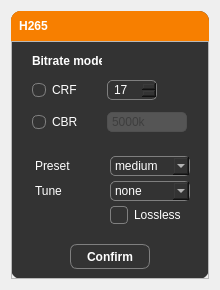
<?xml version="1.0" encoding="UTF-8"?>
<ui version="4.0">
 <class>Form</class>
 <widget class="QWidget" name="Form">
  <property name="geometry">
   <rect>
    <x>0</x>
    <y>0</y>
    <width>220</width>
    <height>290</height>
   </rect>
  </property>
  <property name="sizePolicy">
   <sizepolicy hsizetype="Minimum" vsizetype="Preferred">
    <horstretch>0</horstretch>
    <verstretch>0</verstretch>
   </sizepolicy>
  </property>
  <property name="minimumSize">
   <size>
    <width>220</width>
    <height>290</height>
   </size>
  </property>
  <property name="maximumSize">
   <size>
    <width>220</width>
    <height>290</height>
   </size>
  </property>
  <property name="windowTitle">
   <string>H265</string>
  </property>
  <property name="styleSheet">
   <string notr="true">QWidget {
	color: white;
	font-family: &quot;Segoe UI&quot;;
}</string>
  </property>
  <layout class="QVBoxLayout" name="verticalLayout">
   <item>
    <widget class="QFrame" name="base_frame">
     <property name="styleSheet">
      <string notr="true">QFrame#base_frame {
	background-color: #333333;
	border-radius: 10px;

}

QComboBox QAbstractItemView {
	color: black;
}

</string>
     </property>
     <property name="frameShape">
      <enum>QFrame::StyledPanel</enum>
     </property>
     <property name="frameShadow">
      <enum>QFrame::Raised</enum>
     </property>
     <layout class="QVBoxLayout" name="verticalLayout_2">
      <property name="spacing">
       <number>0</number>
      </property>
      <property name="leftMargin">
       <number>0</number>
      </property>
      <property name="topMargin">
       <number>0</number>
      </property>
      <property name="rightMargin">
       <number>0</number>
      </property>
      <property name="bottomMargin">
       <number>0</number>
      </property>
      <item>
       <widget class="QFrame" name="title_bar">
        <property name="enabled">
         <bool>true</bool>
        </property>
        <property name="sizePolicy">
         <sizepolicy hsizetype="Preferred" vsizetype="Preferred">
          <horstretch>0</horstretch>
          <verstretch>0</verstretch>
         </sizepolicy>
        </property>
        <property name="minimumSize">
         <size>
          <width>0</width>
          <height>30</height>
         </size>
        </property>
        <property name="maximumSize">
         <size>
          <width>16777215</width>
          <height>30</height>
         </size>
        </property>
        <property name="styleSheet">
         <string notr="true">QFrame {
	background-color: #f77f00;
	border-top-left-radius: 10px;
	border-top-right-radius: 10px;
	border-bottom-right-radius: 0px;
	border-bottom-left-radius: 0px;
}</string>
        </property>
        <property name="frameShape">
         <enum>QFrame::NoFrame</enum>
        </property>
        <property name="frameShadow">
         <enum>QFrame::Raised</enum>
        </property>
        <layout class="QHBoxLayout" name="horizontalLayout_3">
         <property name="spacing">
          <number>0</number>
         </property>
         <property name="leftMargin">
          <number>0</number>
         </property>
         <property name="topMargin">
          <number>0</number>
         </property>
         <property name="rightMargin">
          <number>0</number>
         </property>
         <item>
          <widget class="QLabel" name="title">
           <property name="minimumSize">
            <size>
             <width>45</width>
             <height>30</height>
            </size>
           </property>
           <property name="maximumSize">
            <size>
             <width>45</width>
             <height>30</height>
            </size>
           </property>
           <property name="styleSheet">
            <string notr="true">QLabel {
	color: white;
	font-family: &quot;Segoe UI&quot;;
	font-weight: bold;

}</string>
           </property>
           <property name="text">
            <string>H265</string>
           </property>
           <property name="alignment">
            <set>Qt::AlignCenter</set>
           </property>
          </widget>
         </item>
         <item>
          <spacer name="spacer_title_bar">
           <property name="orientation">
            <enum>Qt::Horizontal</enum>
           </property>
           <property name="sizeHint" stdset="0">
            <size>
             <width>677</width>
             <height>18</height>
            </size>
           </property>
          </spacer>
         </item>
        </layout>
       </widget>
      </item>
      <item alignment="Qt::AlignTop">
       <widget class="QFrame" name="main_frame">
        <property name="frameShape">
         <enum>QFrame::StyledPanel</enum>
        </property>
        <property name="frameShadow">
         <enum>QFrame::Raised</enum>
        </property>
        <layout class="QVBoxLayout" name="verticalLayout_3">
         <property name="spacing">
          <number>20</number>
         </property>
         <item alignment="Qt::AlignHCenter|Qt::AlignTop">
          <widget class="QFrame" name="bitrate_mode_frame">
           <property name="sizePolicy">
            <sizepolicy hsizetype="Minimum" vsizetype="Minimum">
             <horstretch>0</horstretch>
             <verstretch>0</verstretch>
            </sizepolicy>
           </property>
           <property name="minimumSize">
            <size>
             <width>170</width>
             <height>85</height>
            </size>
           </property>
           <property name="maximumSize">
            <size>
             <width>16777215</width>
             <height>85</height>
            </size>
           </property>
           <property name="frameShape">
            <enum>QFrame::NoFrame</enum>
           </property>
           <property name="frameShadow">
            <enum>QFrame::Raised</enum>
           </property>
           <layout class="QGridLayout" name="gridLayout">
            <property name="leftMargin">
             <number>10</number>
            </property>
            <property name="topMargin">
             <number>0</number>
            </property>
            <property name="rightMargin">
             <number>10</number>
            </property>
            <property name="bottomMargin">
             <number>0</number>
            </property>
            <property name="horizontalSpacing">
             <number>5</number>
            </property>
            <property name="verticalSpacing">
             <number>10</number>
            </property>
            <item row="3" column="0">
             <widget class="QRadioButton" name="crf_radio">
              <property name="maximumSize">
               <size>
                <width>50</width>
                <height>20</height>
               </size>
              </property>
              <property name="styleSheet">
               <string notr="true">QRadioButton::indicator {
	background-color: #333333;
	border-radius: 6px;
	border: 1px solid #7f7f7f;
	width: 12px;
	height: 12px;
}

QRadioButton::indicator:hover {
	border: 1px solid #f77f00;
}

QRadioButton::indicator:pressed {
	border: 1px solid #f77f00;
	background-color: #222222;
}

QRadioButton::indicator:checked {
	image: url(:/icons/icons/check_white_18dp.svg)
}
</string>
              </property>
              <property name="text">
               <string>CRF</string>
              </property>
              <property name="checked">
               <bool>true</bool>
              </property>
             </widget>
            </item>
            <item row="3" column="1">
             <widget class="QSpinBox" name="crf_spinbox">
              <property name="sizePolicy">
               <sizepolicy hsizetype="Minimum" vsizetype="Fixed">
                <horstretch>0</horstretch>
                <verstretch>0</verstretch>
               </sizepolicy>
              </property>
              <property name="minimumSize">
               <size>
                <width>0</width>
                <height>20</height>
               </size>
              </property>
              <property name="maximumSize">
               <size>
                <width>50</width>
                <height>20</height>
               </size>
              </property>
              <property name="styleSheet">
               <string notr="true">QSpinBox {
	background-color: #333333;
	color: white;
	border: 1px solid #7f7f7f;
	border-radius: 5px;
	padding: 2px;
	padding-left: 4px;

}

QSpinBox:hover {
	border: 1px solid #f77f00;
}

QSpinBox:focus {
	border: 1px solid #f77f00;
}

QSpinBox:disabled {
	background-color: #555555;
	color: #262626;
	border-color: rgb(80, 80, 80);
}

</string>
              </property>
              <property name="maximum">
               <number>51</number>
              </property>
              <property name="value">
               <number>17</number>
              </property>
             </widget>
            </item>
            <item row="2" column="0">
             <widget class="QLabel" name="bitrate_title">
              <property name="sizePolicy">
               <sizepolicy hsizetype="Preferred" vsizetype="Fixed">
                <horstretch>0</horstretch>
                <verstretch>0</verstretch>
               </sizepolicy>
              </property>
              <property name="minimumSize">
               <size>
                <width>70</width>
                <height>15</height>
               </size>
              </property>
              <property name="maximumSize">
               <size>
                <width>70</width>
                <height>15</height>
               </size>
              </property>
              <property name="styleSheet">
               <string notr="true">QLabel {
	font-weight: bold

}</string>
              </property>
              <property name="text">
               <string>Bitrate mode</string>
              </property>
             </widget>
            </item>
            <item row="4" column="1">
             <widget class="QLineEdit" name="cbr_input">
              <property name="enabled">
               <bool>false</bool>
              </property>
              <property name="minimumSize">
               <size>
                <width>80</width>
                <height>20</height>
               </size>
              </property>
              <property name="maximumSize">
               <size>
                <width>80</width>
                <height>20</height>
               </size>
              </property>
              <property name="styleSheet">
               <string notr="true">QLineEdit {
	background-color: #333333;
	color: white;
	border: 1px solid #7f7f7f;
	border-radius: 5px;
	padding: 2px;

}

QLineEdit:hover {
	border: 1px solid #f77f00;
}

QLineEdit:focus {
	border: 1px solid #f77f00;
}

QLineEdit:disabled {
	background-color: #555555;
	color: #262626;
	border-color: rgb(80, 80, 80);

}

</string>
              </property>
              <property name="placeholderText">
               <string>5000k</string>
              </property>
             </widget>
            </item>
            <item row="4" column="0">
             <widget class="QRadioButton" name="cbr_radio">
              <property name="maximumSize">
               <size>
                <width>50</width>
                <height>20</height>
               </size>
              </property>
              <property name="styleSheet">
               <string notr="true">QRadioButton::indicator {
	background-color: #333333;
	border-radius: 6px;
	border: 1px solid #7f7f7f;
	width: 12px;
	height: 12px;
}

QRadioButton::indicator:hover {
	border: 1px solid #f77f00;
}

QRadioButton::indicator:pressed {
	border: 1px solid #f77f00;
	background-color: #222222;
}

QRadioButton::indicator:checked {
	image: url(:/icons/icons/check_white_18dp.svg)
}
</string>
              </property>
              <property name="text">
               <string>CBR</string>
              </property>
             </widget>
            </item>
           </layout>
          </widget>
         </item>
         <item alignment="Qt::AlignHCenter|Qt::AlignTop">
          <widget class="QFrame" name="other_frame">
           <property name="minimumSize">
            <size>
             <width>170</width>
             <height>0</height>
            </size>
           </property>
           <property name="maximumSize">
            <size>
             <width>170</width>
             <height>16777215</height>
            </size>
           </property>
           <property name="frameShape">
            <enum>QFrame::NoFrame</enum>
           </property>
           <property name="frameShadow">
            <enum>QFrame::Raised</enum>
           </property>
           <layout class="QGridLayout" name="gridLayout_2">
            <property name="leftMargin">
             <number>10</number>
            </property>
            <property name="topMargin">
             <number>0</number>
            </property>
            <property name="rightMargin">
             <number>10</number>
            </property>
            <property name="bottomMargin">
             <number>0</number>
            </property>
            <property name="spacing">
             <number>5</number>
            </property>
            <item row="0" column="1">
             <widget class="QComboBox" name="preset_combo">
              <property name="minimumSize">
               <size>
                <width>80</width>
                <height>20</height>
               </size>
              </property>
              <property name="maximumSize">
               <size>
                <width>80</width>
                <height>20</height>
               </size>
              </property>
              <property name="styleSheet">
               <string notr="true">QComboBox {
	background-color: #333333;
	color: white;
	border: 1px solid #7f7f7f;
	border-radius: 5px;
	padding: 2px;
	padding-left: 4px;

}

QComboBox:hover {
	border: 1px solid #f77f00;
}

QComboBox:focus {
	border: 1px solid #f77f00;
}

QComboBox::drop-down {
	background: none;
	outline: none;
}</string>
              </property>
              <property name="currentIndex">
               <number>5</number>
              </property>
              <item>
               <property name="text">
                <string>ultrafast</string>
               </property>
              </item>
              <item>
               <property name="text">
                <string>superfast</string>
               </property>
              </item>
              <item>
               <property name="text">
                <string>veryfast</string>
               </property>
              </item>
              <item>
               <property name="text">
                <string>faster</string>
               </property>
              </item>
              <item>
               <property name="text">
                <string>fast</string>
               </property>
              </item>
              <item>
               <property name="text">
                <string>medium</string>
               </property>
              </item>
              <item>
               <property name="text">
                <string>slow</string>
               </property>
              </item>
              <item>
               <property name="text">
                <string>slower</string>
               </property>
              </item>
              <item>
               <property name="text">
                <string>veryslow</string>
               </property>
              </item>
              <item>
               <property name="text">
                <string>placebo</string>
               </property>
              </item>
             </widget>
            </item>
            <item row="0" column="0">
             <widget class="QLabel" name="preset_label">
              <property name="sizePolicy">
               <sizepolicy hsizetype="Preferred" vsizetype="Fixed">
                <horstretch>0</horstretch>
                <verstretch>0</verstretch>
               </sizepolicy>
              </property>
              <property name="minimumSize">
               <size>
                <width>70</width>
                <height>20</height>
               </size>
              </property>
              <property name="maximumSize">
               <size>
                <width>50</width>
                <height>20</height>
               </size>
              </property>
              <property name="text">
               <string>Preset</string>
              </property>
             </widget>
            </item>
            <item row="1" column="0">
             <widget class="QLabel" name="tune_label">
              <property name="sizePolicy">
               <sizepolicy hsizetype="Preferred" vsizetype="Fixed">
                <horstretch>0</horstretch>
                <verstretch>0</verstretch>
               </sizepolicy>
              </property>
              <property name="minimumSize">
               <size>
                <width>70</width>
                <height>0</height>
               </size>
              </property>
              <property name="maximumSize">
               <size>
                <width>50</width>
                <height>20</height>
               </size>
              </property>
              <property name="text">
               <string>Tune</string>
              </property>
             </widget>
            </item>
            <item row="1" column="1">
             <widget class="QComboBox" name="tune_combo">
              <property name="minimumSize">
               <size>
                <width>80</width>
                <height>20</height>
               </size>
              </property>
              <property name="maximumSize">
               <size>
                <width>80</width>
                <height>20</height>
               </size>
              </property>
              <property name="styleSheet">
               <string notr="true">QComboBox {
	background-color: #333333;
	color: white;
	border: 1px solid #7f7f7f;
	border-radius: 5px;
	padding: 2px;
	padding-left: 4px;

}

QComboBox:hover {
	border: 1px solid #f77f00;
}

QComboBox:focus {
	border: 1px solid #f77f00;
}

QComboBox::drop-down {
	background: none;
	outline: none;
}</string>
              </property>
              <item>
               <property name="text">
                <string>none</string>
               </property>
              </item>
              <item>
               <property name="text">
                <string>psnr</string>
               </property>
              </item>
              <item>
               <property name="text">
                <string>ssim</string>
               </property>
              </item>
              <item>
               <property name="text">
                <string>grain</string>
               </property>
              </item>
              <item>
               <property name="text">
                <string>zerolatency</string>
               </property>
              </item>
              <item>
               <property name="text">
                <string>fastdecode</string>
               </property>
              </item>
             </widget>
            </item>
            <item row="2" column="1">
             <widget class="QCheckBox" name="lossless_chk">
              <property name="styleSheet">
               <string notr="true">QCheckBox {
	color: white;
}

QCheckBox::indicator {
	background-color: #333333;
	border-radius: 4px;
	border: 1px solid #7f7f7f;
	width: 16px;
	height: 16px;
}

QCheckBox::indicator:hover {
	border: 1px solid #f77f00;
}

QCheckBox::indicator:pressed {
	border: 1px solid #f77f00;
	background-color: #222222;
}

QCheckBox::indicator:checked {
	image: url(:/icons/icons/check_white_18dp.svg)
}
</string>
              </property>
              <property name="text">
               <string>Lossless</string>
              </property>
             </widget>
            </item>
           </layout>
          </widget>
         </item>
         <item alignment="Qt::AlignHCenter">
          <widget class="QPushButton" name="confirm_btn">
           <property name="sizePolicy">
            <sizepolicy hsizetype="Fixed" vsizetype="Fixed">
             <horstretch>0</horstretch>
             <verstretch>0</verstretch>
            </sizepolicy>
           </property>
           <property name="minimumSize">
            <size>
             <width>80</width>
             <height>25</height>
            </size>
           </property>
           <property name="maximumSize">
            <size>
             <width>90</width>
             <height>25</height>
            </size>
           </property>
           <property name="styleSheet">
            <string notr="true">QPushButton {
	color: white;
	background-color: none;
	border-radius: 7px;
	border: 1px solid #7f7f7f;
	padding: 0px;
	font-weight: bold;
}

QPushButton:hover {
	border: 1px solid rgb(33, 213, 93);
}

QPushButton:pressed {
	background-color: rgb(33, 213, 93);
}



</string>
           </property>
           <property name="text">
            <string>Confirm</string>
           </property>
           <property name="icon">
            <iconset resource="../resources/resources.qrc">
             <normaloff>:/icons/icons/check_white_18dp.svg</normaloff>:/icons/icons/check_white_18dp.svg</iconset>
           </property>
          </widget>
         </item>
        </layout>
       </widget>
      </item>
     </layout>
    </widget>
   </item>
  </layout>
 </widget>
 <resources>
  <include location="../resources/resources.qrc"/>
 </resources>
 <connections>
  <connection>
   <sender>crf_radio</sender>
   <signal>toggled(bool)</signal>
   <receiver>crf_spinbox</receiver>
   <slot>setEnabled(bool)</slot>
   <hints>
    <hint type="sourcelabel">
     <x>39</x>
     <y>85</y>
    </hint>
    <hint type="destinationlabel">
     <x>129</x>
     <y>90</y>
    </hint>
   </hints>
  </connection>
  <connection>
   <sender>crf_radio</sender>
   <signal>toggled(bool)</signal>
   <receiver>cbr_input</receiver>
   <slot>setDisabled(bool)</slot>
   <hints>
    <hint type="sourcelabel">
     <x>64</x>
     <y>79</y>
    </hint>
    <hint type="destinationlabel">
     <x>186</x>
     <y>128</y>
    </hint>
   </hints>
  </connection>
  <connection>
   <sender>cbr_radio</sender>
   <signal>toggled(bool)</signal>
   <receiver>crf_spinbox</receiver>
   <slot>setDisabled(bool)</slot>
   <hints>
    <hint type="sourcelabel">
     <x>79</x>
     <y>128</y>
    </hint>
    <hint type="destinationlabel">
     <x>126</x>
     <y>86</y>
    </hint>
   </hints>
  </connection>
  <connection>
   <sender>cbr_radio</sender>
   <signal>toggled(bool)</signal>
   <receiver>cbr_input</receiver>
   <slot>setEnabled(bool)</slot>
   <hints>
    <hint type="sourcelabel">
     <x>81</x>
     <y>128</y>
    </hint>
    <hint type="destinationlabel">
     <x>186</x>
     <y>128</y>
    </hint>
   </hints>
  </connection>
  <connection>
   <sender>lossless_chk</sender>
   <signal>toggled(bool)</signal>
   <receiver>crf_spinbox</receiver>
   <slot>setDisabled(bool)</slot>
   <hints>
    <hint type="sourcelabel">
     <x>120</x>
     <y>213</y>
    </hint>
    <hint type="destinationlabel">
     <x>129</x>
     <y>87</y>
    </hint>
   </hints>
  </connection>
 </connections>
</ui>
